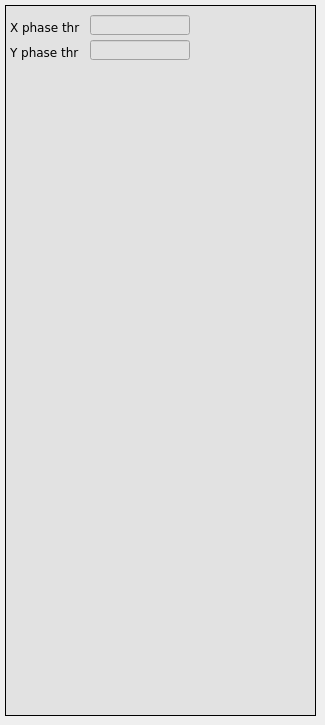
      <widget class="QWidget" name="tab_4">
       <attribute name="title">
        <string>Phase</string>
       </attribute>
       <widget class="caFrame" name="caframe_7">
        <property name="geometry">
         <rect>
          <x>5</x>
          <y>5</y>
          <width>311</width>
          <height>711</height>
         </rect>
        </property>
        <property name="styleSheet">
         <string notr="true">background-color: rgb(226, 226, 226);</string>
        </property>
        <property name="frameShape">
         <enum>QFrame::Box</enum>
        </property>
        <widget class="caTextEntry" name="catextentry_32">
         <property name="geometry">
          <rect>
           <x>85</x>
           <y>35</y>
           <width>100</width>
           <height>20</height>
          </rect>
         </property>
         <property name="font">
          <font>
           <family>DejaVu Sans</family>
           <pointsize>9</pointsize>
           <stylestrategy>PreferDefault</stylestrategy>
          </font>
         </property>
         <property name="alignment">
          <set>Qt::AlignRight|Qt::AlignTrailing|Qt::AlignVCenter</set>
         </property>
         <property name="channel" stdset="0">
          <string notr="true">$(DEVICE):dsp:calib:setup:Y:ph_threshold</string>
         </property>
         <property name="background">
          <color>
           <red>255</red>
           <green>255</green>
           <blue>127</blue>
          </color>
         </property>
         <property name="colorMode">
          <enum>caLineEdit::Static</enum>
         </property>
         <property name="precision">
          <number>4</number>
         </property>
         <property name="precisionMode">
          <enum>caLineEdit::Channel</enum>
         </property>
         <property name="maxValue">
          <double>2.000000000000000</double>
         </property>
         <property name="minValue">
          <double>0.100000000000000</double>
         </property>
        </widget>
        <widget class="caTextEntry" name="catextentry_34">
         <property name="geometry">
          <rect>
           <x>85</x>
           <y>10</y>
           <width>100</width>
           <height>20</height>
          </rect>
         </property>
         <property name="font">
          <font>
           <family>DejaVu Sans</family>
           <pointsize>9</pointsize>
           <stylestrategy>PreferDefault</stylestrategy>
          </font>
         </property>
         <property name="alignment">
          <set>Qt::AlignRight|Qt::AlignTrailing|Qt::AlignVCenter</set>
         </property>
         <property name="channel" stdset="0">
          <string notr="true">$(DEVICE):dsp:calib:setup:X:ph_threshold</string>
         </property>
         <property name="background">
          <color>
           <red>255</red>
           <green>255</green>
           <blue>127</blue>
          </color>
         </property>
         <property name="colorMode">
          <enum>caLineEdit::Static</enum>
         </property>
         <property name="precision">
          <number>4</number>
         </property>
         <property name="precisionMode">
          <enum>caLineEdit::Channel</enum>
         </property>
         <property name="maxValue">
          <double>2.000000000000000</double>
         </property>
         <property name="minValue">
          <double>0.100000000000000</double>
         </property>
        </widget>
        <widget class="QLabel" name="label_46">
         <property name="geometry">
          <rect>
           <x>5</x>
           <y>35</y>
           <width>76</width>
           <height>25</height>
          </rect>
         </property>
         <property name="font">
          <font>
           <family>DejaVu Sans</family>
          </font>
         </property>
         <property name="styleSheet">
          <string notr="true">color: rgb(0, 0, 0);</string>
         </property>
         <property name="text">
          <string>Y phase thr</string>
         </property>
        </widget>
        <widget class="QLabel" name="label_47">
         <property name="geometry">
          <rect>
           <x>5</x>
           <y>10</y>
           <width>76</width>
           <height>25</height>
          </rect>
         </property>
         <property name="font">
          <font>
           <family>DejaVu Sans</family>
          </font>
         </property>
         <property name="styleSheet">
          <string notr="true">color: rgb(0, 0, 0);</string>
         </property>
         <property name="text">
          <string>X phase thr</string>
         </property>
        </widget>
       </widget>
      </widget>
